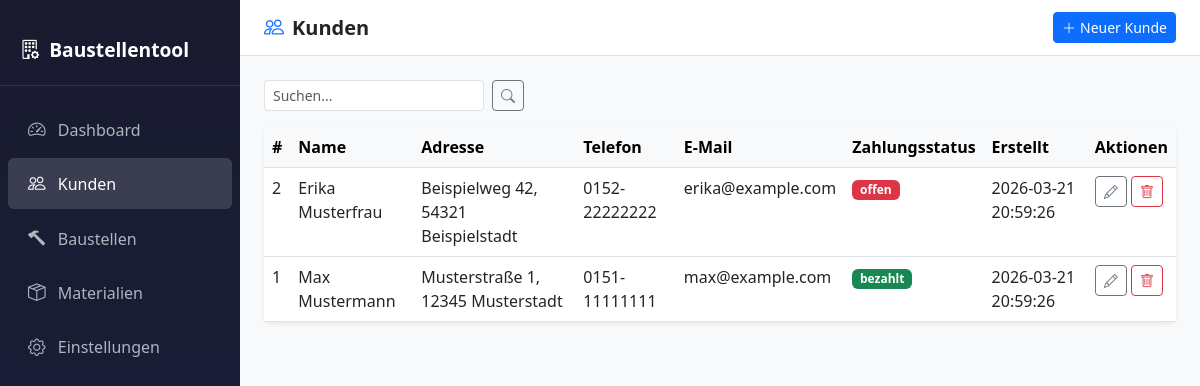
The app's page /index.php?page=customers with its own data.
### tables this page shows
CREATE TABLE IF NOT EXISTS customers (
    id             INT          PRIMARY KEY AUTO_INCREMENT,
    name           VARCHAR(255) NOT NULL,
    address        TEXT,
    phone          VARCHAR(50),
    email          VARCHAR(255),
    payment_status ENUM('offen','bezahlt') NOT NULL DEFAULT 'offen',
    created_at     TIMESTAMP    DEFAULT CURRENT_TIMESTAMP
);

### pages/customers.php (the view, shortened to what this page needs)
<?php
require_once __DIR__ . '/../config/database.php';
$pdo = getDB();
$search = trim($_GET['search'] ?? '');
if ($search !== '') {
    $stmt = $pdo->prepare('SELECT * FROM customers WHERE name LIKE ? OR email LIKE ? OR phone LIKE ? ORDER BY name');
    $like = '%' . $search . '%';
    $stmt->execute([$like, $like, $like]);
} else {
    $stmt = $pdo->query('SELECT * FROM customers ORDER BY name');
}
$customers = $stmt->fetchAll();
?>
<div class="top-navbar d-flex align-items-center justify-content-between">
    <h5 class="mb-0 fw-semibold"><i class="bi bi-people me-2 text-primary"></i>Kunden</h5>
    <button class="btn btn-primary btn-sm" data-bs-toggle="modal" data-bs-target="#customerModal" onclick="resetForm()">
        <i class="bi bi-plus-lg me-1"></i>Neuer Kunde
    </button>
</div>
<div class="p-4">
    <form method="GET" action="index.php" class="mb-3 d-flex gap-2">
        <input type="text" name="search" class="form-control form-control-sm w-auto" placeholder="Suchen..." value="<?= htmlspecialchars($search) ?>">
        <button type="submit" class="btn btn-outline-secondary btn-sm"><i class="bi bi-search"></i></button>
    </form>
    <div class="card border-0 shadow-sm">
        <div class="card-body p-0">
            <div class="table-responsive">
                <table class="table table-hover mb-0">
                    <thead class="table-light">
                        <tr>
                            <th>#</th>
                            <th>Name</th>
                            <th>Adresse</th>
                            <th>Telefon</th>
                            <th>E-Mail</th>
                            <th>Zahlungsstatus</th>
                            <th>Erstellt</th>
                            <th>Aktionen</th>
                        </tr>
                    </thead>
                    <tbody>
                        <?php foreach ($customers as $c): ?>
                        <tr>
                            <td><?= (int)$c['id'] ?></td>
                            <td><?= htmlspecialchars($c['name']) ?></td>
                            <td><?= htmlspecialchars($c['address'] ?? '') ?></td>
                            <td><?= htmlspecialchars($c['phone'] ?? '') ?></td>
                            <td><?= htmlspecialchars($c['email'] ?? '') ?></td>
                            <td>
                                <span class="badge bg-<?= $c['payment_status'] === 'bezahlt' ? 'success' : 'danger' ?>">
                                    <?= htmlspecialchars($c['payment_status']) ?>
                                </span>
                            </td>
                            <td><?= htmlspecialchars($c['created_at'] ?? '') ?></td>
                            <td>
                                <button class="btn btn-sm btn-outline-secondary btn-edit-customer"
                                    data-id="<?= (int)$c['id'] ?>"
                                    data-name="<?= htmlspecialchars($c['name'], ENT_QUOTES) ?>"
                                    data-address="<?= htmlspecialchars($c['address'] ?? '', ENT_QUOTES) ?>"
                                    data-phone="<?= htmlspecialchars($c['phone'] ?? '', ENT_QUOTES) ?>"
                                    data-email="<?= htmlspecialchars($c['email'] ?? '', ENT_QUOTES) ?>"
                                    data-payment-status="<?= htmlspecialchars($c['payment_status'], ENT_QUOTES) ?>">
                                    <i class="bi bi-pencil"></i>
                                </button>
                                <form method="POST" action="actions/customer_actions.php" class="d-inline"
                                      onsubmit="return confirm('Kunden wirklich löschen?')">
                                    <button type="submit" class="btn btn-sm btn-outline-danger">
                                        <i class="bi bi-trash"></i>
                                    </button>
                                </form>
                            </td>
                        </tr>
                        <?php endforeach; ?>
                    </tbody>
                </table>
            </div>
        </div>
    </div>
</div>

### includes/header.php (style rules this page uses)
body { background-color: #f8f9fa; }
.top-navbar { background: #fff; border-bottom: 1px solid #dee2e6; padding: 0.75rem 1.5rem; }

### records on screen
customers: id "2", name "Erika Musterfrau", address "Beispielweg 42, 54321 Beispielstadt", phone "0152-22222222", email "erika@example.com", payment_status "offen", created_at "2026-03-21 20:59:26"
customers: id "1", name "Max Mustermann", address "Musterstraße 1, 12345 Musterstadt", phone "0151-11111111", email "max@example.com", payment_status "bezahlt", created_at "2026-03-21 20:59:26"
